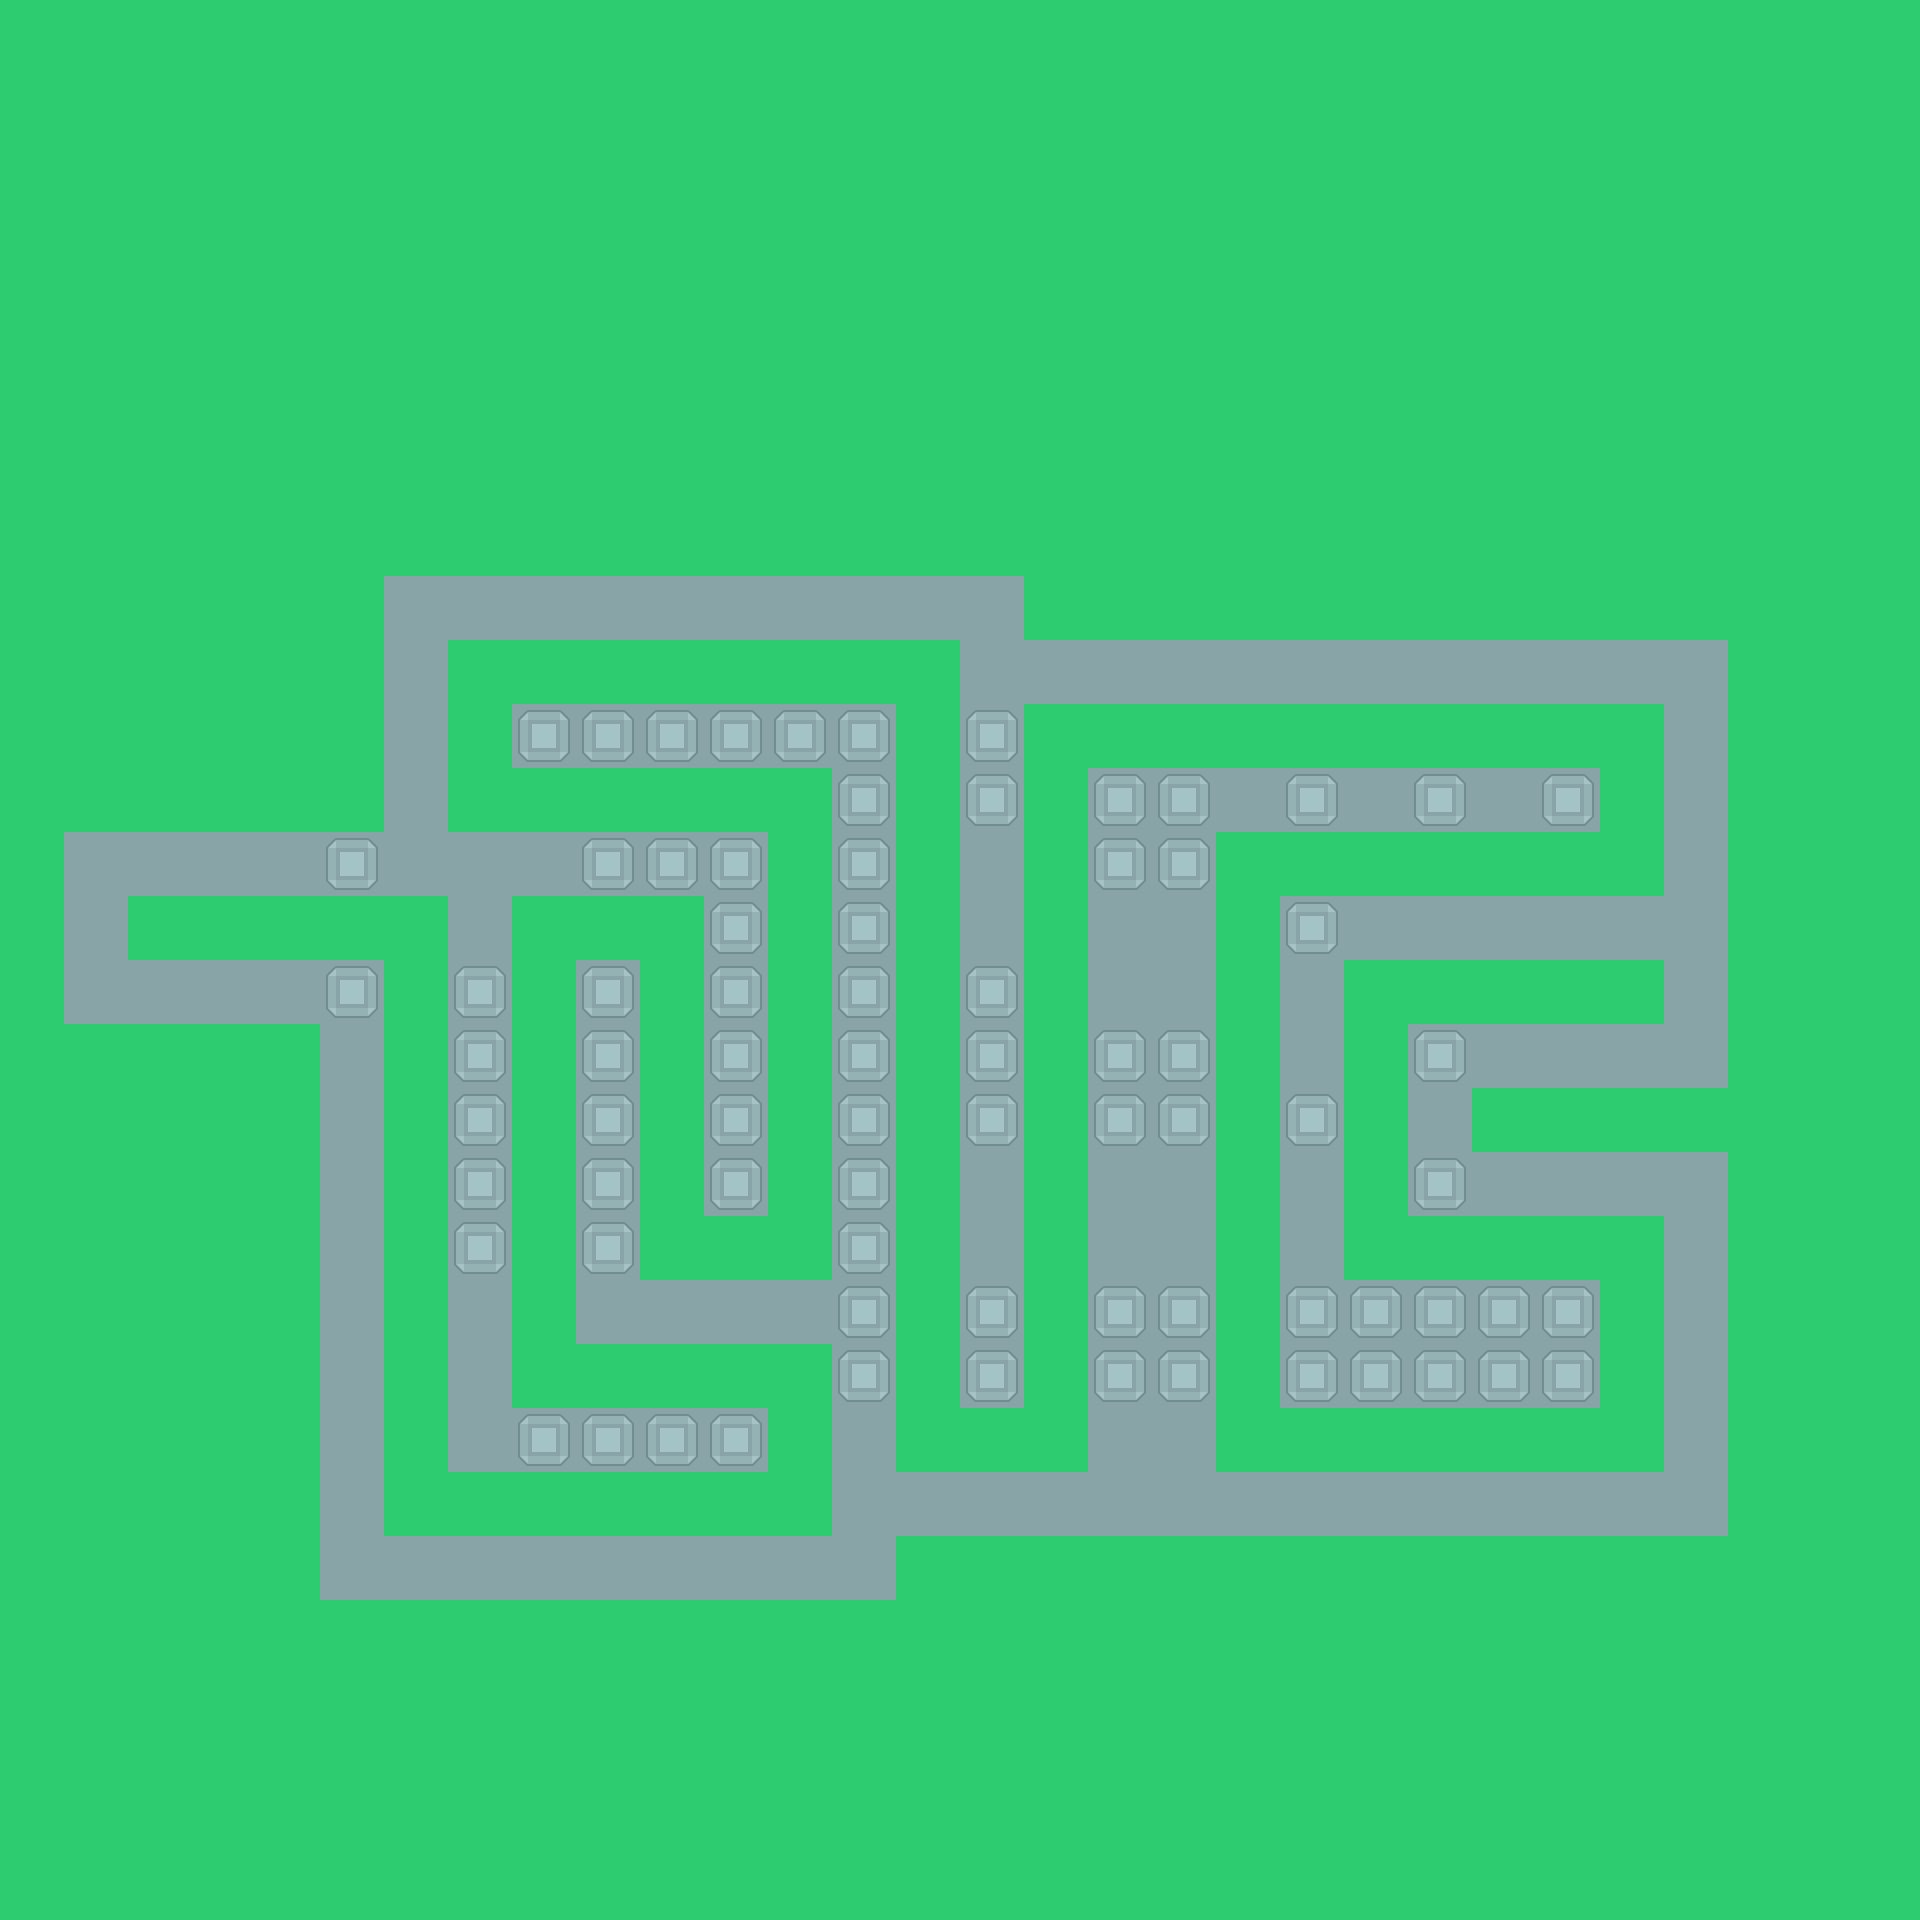

Rendered tile map (Tiled .tmx) drawn with the repository's tilesets; below, a short description and the map source with its tile grids summarised:
An orthogonal 30x30 tile map with 64x64 px tiles, 2 tile layers (Ground, Nodes), 1 hidden layer not drawn, 2 tilesets and 78 objects (76x Tower, End, Start).

<map version="1.0" tiledversion="1.1.5" orientation="orthogonal" renderorder="right-down" width="30" height="30" tilewidth="64" tileheight="64" infinite="0" nextobjectid="79">
 <tileset firstgid="1" source="Kenney_TD.tsx" />
 <tileset firstgid="300" source="Path Tiles.tsx" />
 <layer name="Mob Path" width="30" height="30" visible="0">
  <data>[900 cells, 135 non-empty, 3 distinct tile ids]</data>
 </layer>
 <layer name="Ground" width="30" height="30">
  <data>[900 cells, 900 non-empty, 2 distinct tile ids]</data>
 </layer>
 <layer name="Nodes" width="30" height="30">
  <data>[900 cells, 76 non-empty, 1 distinct tile ids]</data>
 </layer>
 <objectgroup name="Nodes">
  <object id="1" name="End" x="128" y="896" width="64" height="64" />
  <object id="2" name="Start" x="1600" y="960" width="64" height="64" />
  <object id="3" name="Tower" x="1536" y="768" width="64" height="64" />
  <object id="4" name="Tower" x="1408" y="768" width="64" height="64" />
  <object id="5" name="Tower" x="1280" y="768" width="64" height="64" />
  <object id="6" name="Tower" x="1152" y="768" width="64" height="64" />
  <object id="7" name="Tower" x="1088" y="768" width="64" height="64" />
  <object id="8" name="Tower" x="1088" y="832" width="64" height="64" />
  <object id="9" name="Tower" x="1152" y="832" width="64" height="64" />
  <object id="10" name="Tower" x="1088" y="1024" width="64" height="64" />
  <object id="11" name="Tower" x="1152" y="1024" width="64" height="64" />
  <object id="12" name="Tower" x="1088" y="1088" width="64" height="64" />
  <object id="13" name="Tower" x="1152" y="1088" width="64" height="64" />
  <object id="14" name="Tower" x="1088" y="1280" width="64" height="64" />
  <object id="15" name="Tower" x="1152" y="1280" width="64" height="64" />
  <object id="16" name="Tower" x="1088" y="1344" width="64" height="64" />
  <object id="17" name="Tower" x="1152" y="1344" width="64" height="64" />
  <object id="18" name="Tower" x="1280" y="1280" width="64" height="64" />
  <object id="19" name="Tower" x="1280" y="1088" width="64" height="64" />
  <object id="20" name="Tower" x="1280" y="896" width="64" height="64" />
  <object id="21" name="Tower" x="1408" y="1024" width="64" height="64" />
  <object id="22" name="Tower" x="1408" y="1152" width="64" height="64" />
  <object id="23" name="Tower" x="1344" y="1280" width="64" height="64" />
  <object id="24" name="Tower" x="1408" y="1280" width="64" height="64" />
  <object id="25" name="Tower" x="1472" y="1280" width="64" height="64" />
  <object id="26" name="Tower" x="1536" y="1280" width="64" height="64" />
  <object id="27" name="Tower" x="1536" y="1344" width="64" height="64" />
  <object id="28" name="Tower" x="1472" y="1344" width="64" height="64" />
  <object id="29" name="Tower" x="1408" y="1344" width="64" height="64" />
  <object id="30" name="Tower" x="1344" y="1344" width="64" height="64" />
  <object id="31" name="Tower" x="1280" y="1344" width="64" height="64" />
  <object id="32" name="Tower" x="960" y="1344" width="64" height="64" />
  <object id="33" name="Tower" x="960" y="1280" width="64" height="64" />
  <object id="34" name="Tower" x="960" y="1088" width="64" height="64" />
  <object id="35" name="Tower" x="960" y="1024" width="64" height="64" />
  <object id="36" name="Tower" x="960" y="960" width="64" height="64" />
  <object id="37" name="Tower" x="960" y="768" width="64" height="64" />
  <object id="38" name="Tower" x="960" y="704" width="64" height="64" />
  <object id="39" name="Tower" x="832" y="704" width="64" height="64" />
  <object id="40" name="Tower" x="768" y="704" width="64" height="64" />
  <object id="41" name="Tower" x="704" y="704" width="64" height="64" />
  <object id="42" name="Tower" x="640" y="704" width="64" height="64" />
  <object id="43" name="Tower" x="576" y="704" width="64" height="64" />
  <object id="44" name="Tower" x="512" y="704" width="64" height="64" />
  <object id="45" name="Tower" x="832" y="768" width="64" height="64" />
  <object id="46" name="Tower" x="832" y="832" width="64" height="64" />
  <object id="47" name="Tower" x="832" y="896" width="64" height="64" />
  <object id="48" name="Tower" x="832" y="960" width="64" height="64" />
  <object id="49" name="Tower" x="832" y="1024" width="64" height="64" />
  <object id="50" name="Tower" x="832" y="1088" width="64" height="64" />
  <object id="51" name="Tower" x="832" y="1152" width="64" height="64" />
  <object id="52" name="Tower" x="832" y="1216" width="64" height="64" />
  <object id="53" name="Tower" x="832" y="1280" width="64" height="64" />
  <object id="54" name="Tower" x="832" y="1344" width="64" height="64" />
  <object id="55" name="Tower" x="704" y="1152" width="64" height="64" />
  <object id="56" name="Tower" x="704" y="1088" width="64" height="64" />
  <object id="57" name="Tower" x="704" y="1024" width="64" height="64" />
  <object id="58" name="Tower" x="704" y="960" width="64" height="64" />
  <object id="59" name="Tower" x="704" y="896" width="64" height="64" />
  <object id="60" name="Tower" x="704" y="832" width="64" height="64" />
  <object id="61" name="Tower" x="640" y="832" width="64" height="64" />
  <object id="62" name="Tower" x="576" y="832" width="64" height="64" />
  <object id="63" name="Tower" x="576" y="960" width="64" height="64" />
  <object id="64" name="Tower" x="576" y="1024" width="64" height="64" />
  <object id="65" name="Tower" x="576" y="1088" width="64" height="64" />
  <object id="66" name="Tower" x="576" y="1152" width="64" height="64" />
  <object id="67" name="Tower" x="576" y="1216" width="64" height="64" />
  <object id="68" name="Tower" x="320" y="960" width="64" height="64" />
  <object id="69" name="Tower" x="320" y="832" width="64" height="64" />
  <object id="70" name="Tower" x="448" y="960" width="64" height="64" />
  <object id="71" name="Tower" x="448" y="1024" width="64" height="64" />
  <object id="72" name="Tower" x="448" y="1088" width="64" height="64" />
  <object id="73" name="Tower" x="448" y="1152" width="64" height="64" />
  <object id="74" name="Tower" x="448" y="1216" width="64" height="64" />
  <object id="75" name="Tower" x="512" y="1408" width="64" height="64" />
  <object id="76" name="Tower" x="576" y="1408" width="64" height="64" />
  <object id="77" name="Tower" x="640" y="1408" width="64" height="64" />
  <object id="78" name="Tower" x="704" y="1408" width="64" height="64" />
 </objectgroup>
</map>
